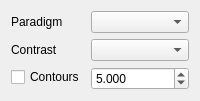
          <widget class="QWidget" name="tab_5">
           <attribute name="title">
            <string>fMRI</string>
           </attribute>
           <attribute name="toolTip">
            <string>fMRI Contours</string>
           </attribute>
           <layout class="QFormLayout" name="formLayout_6">
            <item row="0" column="0">
             <widget class="QLabel" name="label_19">
              <property name="text">
               <string>Paradigm</string>
              </property>
              <property name="buddy">
               <cstring>image_mod_combo</cstring>
              </property>
             </widget>
            </item>
            <item row="0" column="1">
             <widget class="QComboBox" name="fmri_paradigm_combo">
              <property name="currentIndex">
               <number>-1</number>
              </property>
             </widget>
            </item>
            <item row="2" column="0">
             <widget class="QLabel" name="label_18">
              <property name="text">
               <string>Contrast</string>
              </property>
             </widget>
            </item>
            <item row="2" column="1">
             <widget class="QComboBox" name="fmri_contrast_combo">
              <property name="enabled">
               <bool>true</bool>
              </property>
             </widget>
            </item>
            <item row="3" column="0">
             <widget class="QCheckBox" name="fmri_show_contours_check">
              <property name="enabled">
               <bool>true</bool>
              </property>
              <property name="text">
               <string>Contours</string>
              </property>
              <property name="checked">
               <bool>false</bool>
              </property>
             </widget>
            </item>
            <item row="3" column="1">
             <widget class="QDoubleSpinBox" name="fmri_show_contours_value">
              <property name="locale">
               <locale language="English" country="Canada"/>
              </property>
              <property name="decimals">
               <number>3</number>
              </property>
              <property name="minimum">
               <double>0.000000000000000</double>
              </property>
              <property name="singleStep">
               <double>0.100000000000000</double>
              </property>
              <property name="value">
               <double>5.000000000000000</double>
              </property>
             </widget>
            </item>
           </layout>
          </widget>
